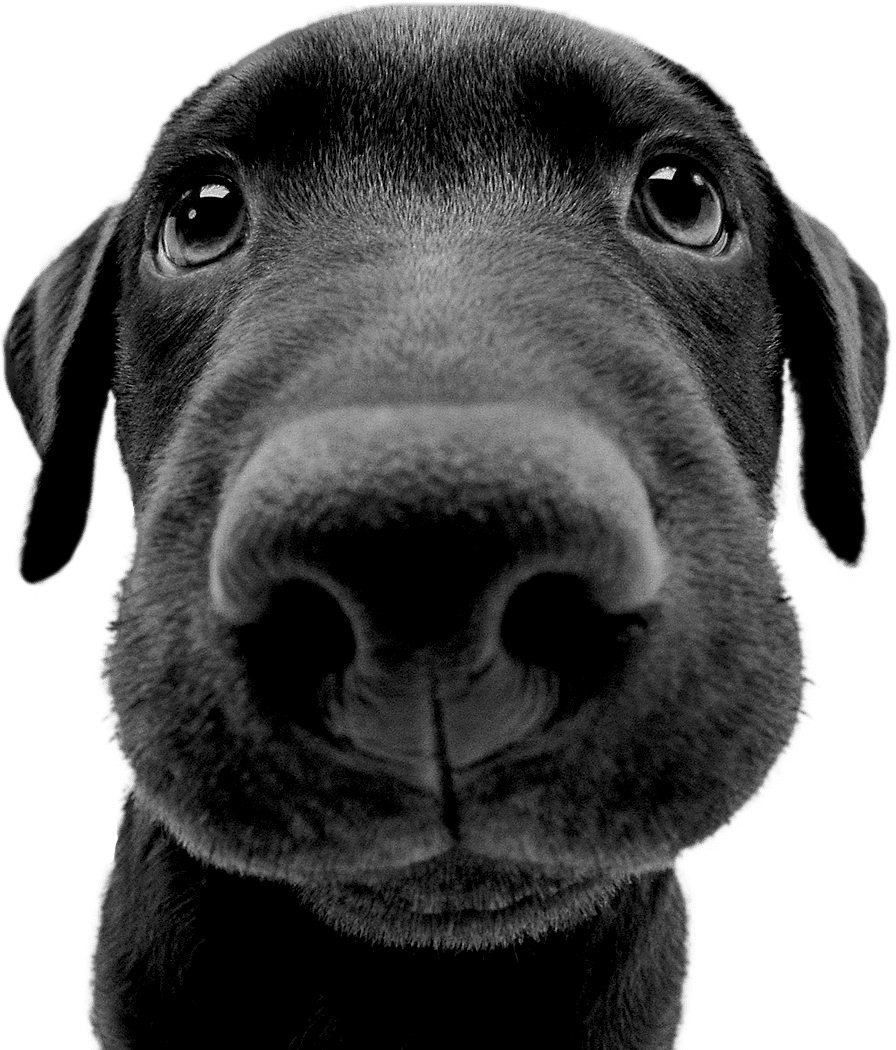
#> input picture test.png, 896 x 1050 px
$ python main.py
#> lines starting #> are read from the running program, lines starting #| are printed output that depends on the picture
import math
from PIL import Image


# Image resolution and ratio
imgWidth = 120
imgHeight = 60


# Choose dices | cards | dominó pieces | add a new list yourself
# caracterMap = ["⚀", "⚁", "⚂", "⚃", "⚄", "⚅"]
# caracterMap = ["🂱", "🂲", "🂳", "🂴", "🂵", "🂶", "🂷", "🂸", "🂹", "🂺"]
caracterMap = ["🁣", "🁫", "🁳", "🁻", "🂃", "🂋", "🂓"]

# Comment this to have less darker images
caracterMap.insert(0, "'")

divisionValue = 255 / (len(caracterMap) - 1)

# Some images are better with the reverse effect
# All it does is reverse the string in a way that the darker value will be the first one
caracterMap.reverse()


# Opening the image
im = Image.open('./test.png')
#> im is the input picture: PIL image 896x1050 P; mean R, G, B, A 57.9, 67.8, 59.1, 188.3

# Comment this line if gives any error, some images doesn't need to be converted
im = im.convert('RGBA')

# Resizing the image to the resolution defined above
im = im.resize((imgWidth, imgHeight), Image.Resampling.LANCZOS)
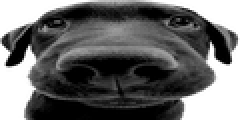
#> im: PIL image 120x60 RGBA (shown 2 times larger); mean R, G, B, A 43.2, 43.2, 43.2, 188.3; transparent parts drawn white

# Checking every pixel of the image
diceImage = []
pix = im.load()
for y in range(imgHeight):
  for x in range(imgWidth):
    # Getting the average value of how light is the pixel based on the rgb value
    r, g, b, a = pix[x, y]
    average = (r + g + b) / 3
    # Adding the value to a list instanciated above, the value maps between the size of the caraterMap list and gets the value accordingly
    # If average = 255 then the caracter will be the last item of the caracterMap, if average = 0 it will be the first one
    diceImage.append(caracterMap[math.floor(average / divisionValue)])
#> after the loop, diceImage = 7200 items, first 6: '🂓', '🂓', '🂓', '🂓', '🂓', '🂓'


# Parsing from array to a string
# After imgWidth number of caracters we add a \n to go to the next line
finalString = ''
count = 0
for p in diceImage:
  finalString += p
  count += 1
  if count >= imgWidth:
    finalString += "\n"
    count = 0
#> this loop made 7200 passes
#> (p, finalString) on passes 1 to 6: ('🂓', '🂓'), ('🂓', '🂓🂓'), ('🂓', '🂓🂓🂓'), ('🂓', '🂓🂓🂓🂓'), ('🂓', '🂓🂓🂓🂓🂓'), ('🂓', '🂓🂓🂓🂓🂓🂓')
#> after the loop, count = 0

# Printing the result on the console
print(finalString)

# Writing the result on a txt file for better visualization
text_file = open("./result.txt", "w")
text_file.write(finalString)
text_file.close()
